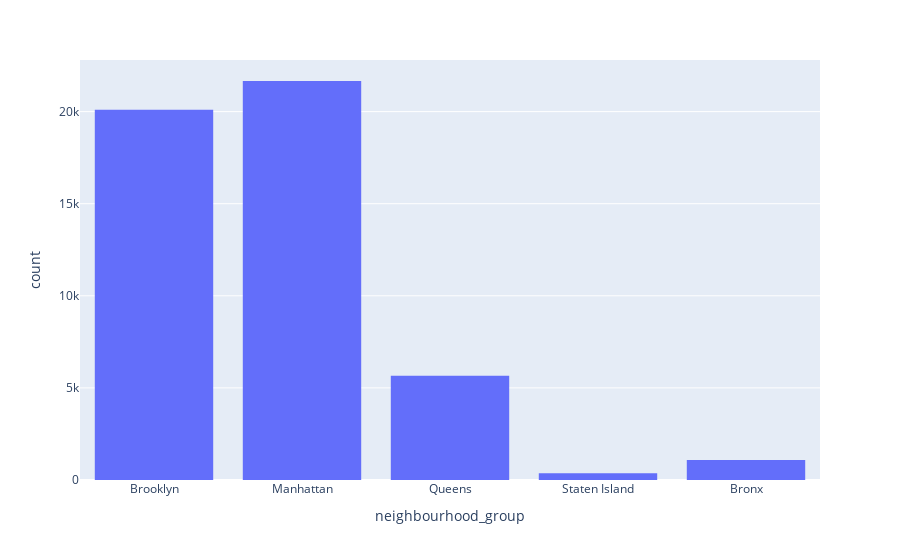

The cell this chart's notebook holds for it:
### Code cell
px.histogram(df, x = 'neighbourhood_group')

### Figure 1 — Plotly figure (JSON) as saved in the notebook; plotly's stock layout.template omitted (floating-point values rounded to 4 significant figures; data arrays with more than 128 entries replaced by an {"elided": "..."} marker saying what was removed)
{"data": [{"alignmentgroup": "True", "bingroup": "x", "hovertemplate": "neighbourhood_group=%{x}<br>count=%{y}<extra></extra>", "legendgroup": "", "marker": {"color": "#636efa", "pattern": {"shape": ""}}, "name": "", "offsetgroup": "", "orientation": "v", "showlegend": false, "type": "histogram", "x": {"elided": "48895 str values"}, "xaxis": "x", "yaxis": "y"}], "layout": {"barmode": "relative", "legend": {"tracegroupgap": 0}, "margin": {"t": 60}, "xaxis": {"anchor": "y", "domain": [0, 1], "title": {"text": "neighbourhood_group"}}, "yaxis": {"anchor": "x", "domain": [0, 1], "title": {"text": "count"}}}}
